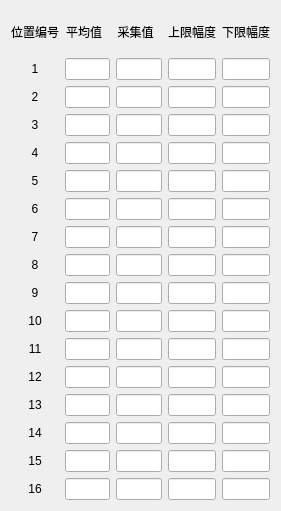
  <widget class="QWidget" name="layoutWidget">
   <property name="geometry">
    <rect>
     <x>20</x>
     <y>110</y>
     <width>281</width>
     <height>511</height>
    </rect>
   </property>
   <property name="font">
    <font>
     <pointsize>9</pointsize>
    </font>
   </property>
   <layout class="QGridLayout" name="gridLayout">
    <item row="15" column="3">
     <widget class="QLineEdit" name="le_UpperLimit_15">
      <property name="alignment">
       <set>Qt::AlignCenter</set>
      </property>
     </widget>
    </item>
    <item row="6" column="1">
     <widget class="QLineEdit" name="le_AverageValue_6">
      <property name="alignment">
       <set>Qt::AlignCenter</set>
      </property>
     </widget>
    </item>
    <item row="6" column="0">
     <widget class="QLabel" name="label_10">
      <property name="font">
       <font>
        <pointsize>9</pointsize>
       </font>
      </property>
      <property name="text">
       <string>6</string>
      </property>
      <property name="alignment">
       <set>Qt::AlignCenter</set>
      </property>
     </widget>
    </item>
    <item row="16" column="2">
     <widget class="QLineEdit" name="le_CollectVaule_16">
      <property name="alignment">
       <set>Qt::AlignCenter</set>
      </property>
     </widget>
    </item>
    <item row="15" column="1">
     <widget class="QLineEdit" name="le_AverageValue_15">
      <property name="alignment">
       <set>Qt::AlignCenter</set>
      </property>
     </widget>
    </item>
    <item row="12" column="4">
     <widget class="QLineEdit" name="le_DownLimit_12">
      <property name="alignment">
       <set>Qt::AlignCenter</set>
      </property>
     </widget>
    </item>
    <item row="7" column="4">
     <widget class="QLineEdit" name="le_DownLimit_7">
      <property name="alignment">
       <set>Qt::AlignCenter</set>
      </property>
     </widget>
    </item>
    <item row="11" column="1">
     <widget class="QLineEdit" name="le_AverageValue_11">
      <property name="alignment">
       <set>Qt::AlignCenter</set>
      </property>
     </widget>
    </item>
    <item row="7" column="0">
     <widget class="QLabel" name="label_11">
      <property name="font">
       <font>
        <pointsize>9</pointsize>
       </font>
      </property>
      <property name="text">
       <string>7</string>
      </property>
      <property name="alignment">
       <set>Qt::AlignCenter</set>
      </property>
     </widget>
    </item>
    <item row="11" column="2">
     <widget class="QLineEdit" name="le_CollectVaule_11">
      <property name="alignment">
       <set>Qt::AlignCenter</set>
      </property>
     </widget>
    </item>
    <item row="5" column="3">
     <widget class="QLineEdit" name="le_UpperLimit_5">
      <property name="alignment">
       <set>Qt::AlignCenter</set>
      </property>
     </widget>
    </item>
    <item row="7" column="2">
     <widget class="QLineEdit" name="le_CollectVaule_7">
      <property name="alignment">
       <set>Qt::AlignCenter</set>
      </property>
     </widget>
    </item>
    <item row="10" column="3">
     <widget class="QLineEdit" name="le_UpperLimit_10">
      <property name="alignment">
       <set>Qt::AlignCenter</set>
      </property>
     </widget>
    </item>
    <item row="13" column="3">
     <widget class="QLineEdit" name="le_UpperLimit_13">
      <property name="alignment">
       <set>Qt::AlignCenter</set>
      </property>
     </widget>
    </item>
    <item row="12" column="2">
     <widget class="QLineEdit" name="le_CollectVaule_12">
      <property name="alignment">
       <set>Qt::AlignCenter</set>
      </property>
     </widget>
    </item>
    <item row="8" column="4">
     <widget class="QLineEdit" name="le_DownLimit_8">
      <property name="alignment">
       <set>Qt::AlignCenter</set>
      </property>
     </widget>
    </item>
    <item row="11" column="3">
     <widget class="QLineEdit" name="le_UpperLimit_11">
      <property name="alignment">
       <set>Qt::AlignCenter</set>
      </property>
     </widget>
    </item>
    <item row="9" column="0">
     <widget class="QLabel" name="label_13">
      <property name="font">
       <font>
        <pointsize>9</pointsize>
       </font>
      </property>
      <property name="text">
       <string>9</string>
      </property>
      <property name="alignment">
       <set>Qt::AlignCenter</set>
      </property>
     </widget>
    </item>
    <item row="16" column="1">
     <widget class="QLineEdit" name="le_AverageValue_16">
      <property name="alignment">
       <set>Qt::AlignCenter</set>
      </property>
     </widget>
    </item>
    <item row="15" column="4">
     <widget class="QLineEdit" name="le_DownLimit_15">
      <property name="alignment">
       <set>Qt::AlignCenter</set>
      </property>
     </widget>
    </item>
    <item row="9" column="4">
     <widget class="QLineEdit" name="le_DownLimit_9">
      <property name="alignment">
       <set>Qt::AlignCenter</set>
      </property>
     </widget>
    </item>
    <item row="13" column="2">
     <widget class="QLineEdit" name="le_CollectVaule_13">
      <property name="alignment">
       <set>Qt::AlignCenter</set>
      </property>
     </widget>
    </item>
    <item row="10" column="0">
     <widget class="QLabel" name="label_14">
      <property name="font">
       <font>
        <pointsize>9</pointsize>
       </font>
      </property>
      <property name="text">
       <string>10</string>
      </property>
      <property name="alignment">
       <set>Qt::AlignCenter</set>
      </property>
     </widget>
    </item>
    <item row="16" column="0">
     <widget class="QLabel" name="label_20">
      <property name="font">
       <font>
        <pointsize>9</pointsize>
       </font>
      </property>
      <property name="text">
       <string>16</string>
      </property>
      <property name="alignment">
       <set>Qt::AlignCenter</set>
      </property>
     </widget>
    </item>
    <item row="6" column="4">
     <widget class="QLineEdit" name="le_DownLimit_6">
      <property name="alignment">
       <set>Qt::AlignCenter</set>
      </property>
     </widget>
    </item>
    <item row="16" column="3">
     <widget class="QLineEdit" name="le_UpperLimit_16">
      <property name="alignment">
       <set>Qt::AlignCenter</set>
      </property>
     </widget>
    </item>
    <item row="6" column="3">
     <widget class="QLineEdit" name="le_UpperLimit_6">
      <property name="alignment">
       <set>Qt::AlignCenter</set>
      </property>
     </widget>
    </item>
    <item row="9" column="3">
     <widget class="QLineEdit" name="le_UpperLimit_9">
      <property name="alignment">
       <set>Qt::AlignCenter</set>
      </property>
     </widget>
    </item>
    <item row="12" column="3">
     <widget class="QLineEdit" name="le_UpperLimit_12">
      <property name="alignment">
       <set>Qt::AlignCenter</set>
      </property>
     </widget>
    </item>
    <item row="14" column="2">
     <widget class="QLineEdit" name="le_CollectVaule_14">
      <property name="alignment">
       <set>Qt::AlignCenter</set>
      </property>
     </widget>
    </item>
    <item row="10" column="4">
     <widget class="QLineEdit" name="le_DownLimit_10">
      <property name="alignment">
       <set>Qt::AlignCenter</set>
      </property>
     </widget>
    </item>
    <item row="10" column="2">
     <widget class="QLineEdit" name="le_CollectVaule_10">
      <property name="alignment">
       <set>Qt::AlignCenter</set>
      </property>
     </widget>
    </item>
    <item row="12" column="0">
     <widget class="QLabel" name="label_16">
      <property name="font">
       <font>
        <pointsize>9</pointsize>
       </font>
      </property>
      <property name="text">
       <string>12</string>
      </property>
      <property name="alignment">
       <set>Qt::AlignCenter</set>
      </property>
     </widget>
    </item>
    <item row="13" column="0">
     <widget class="QLabel" name="label_17">
      <property name="font">
       <font>
        <pointsize>9</pointsize>
       </font>
      </property>
      <property name="text">
       <string>13</string>
      </property>
      <property name="alignment">
       <set>Qt::AlignCenter</set>
      </property>
     </widget>
    </item>
    <item row="7" column="3">
     <widget class="QLineEdit" name="le_UpperLimit_7">
      <property name="alignment">
       <set>Qt::AlignCenter</set>
      </property>
     </widget>
    </item>
    <item row="8" column="0">
     <widget class="QLabel" name="label_12">
      <property name="font">
       <font>
        <pointsize>9</pointsize>
       </font>
      </property>
      <property name="text">
       <string>8</string>
      </property>
      <property name="alignment">
       <set>Qt::AlignCenter</set>
      </property>
     </widget>
    </item>
    <item row="13" column="1">
     <widget class="QLineEdit" name="le_AverageValue_13">
      <property name="alignment">
       <set>Qt::AlignCenter</set>
      </property>
     </widget>
    </item>
    <item row="11" column="4">
     <widget class="QLineEdit" name="le_DownLimit_11">
      <property name="alignment">
       <set>Qt::AlignCenter</set>
      </property>
     </widget>
    </item>
    <item row="10" column="1">
     <widget class="QLineEdit" name="le_AverageValue_10">
      <property name="alignment">
       <set>Qt::AlignCenter</set>
      </property>
     </widget>
    </item>
    <item row="16" column="4">
     <widget class="QLineEdit" name="le_DownLimit_16">
      <property name="alignment">
       <set>Qt::AlignCenter</set>
      </property>
     </widget>
    </item>
    <item row="13" column="4">
     <widget class="QLineEdit" name="le_DownLimit_13">
      <property name="alignment">
       <set>Qt::AlignCenter</set>
      </property>
     </widget>
    </item>
    <item row="15" column="2">
     <widget class="QLineEdit" name="le_CollectVaule_15">
      <property name="alignment">
       <set>Qt::AlignCenter</set>
      </property>
     </widget>
    </item>
    <item row="8" column="3">
     <widget class="QLineEdit" name="le_UpperLimit_8">
      <property name="alignment">
       <set>Qt::AlignCenter</set>
      </property>
     </widget>
    </item>
    <item row="12" column="1">
     <widget class="QLineEdit" name="le_AverageValue_12">
      <property name="alignment">
       <set>Qt::AlignCenter</set>
      </property>
     </widget>
    </item>
    <item row="9" column="2">
     <widget class="QLineEdit" name="le_CollectVaule_9">
      <property name="alignment">
       <set>Qt::AlignCenter</set>
      </property>
     </widget>
    </item>
    <item row="14" column="1">
     <widget class="QLineEdit" name="le_AverageValue_14">
      <property name="alignment">
       <set>Qt::AlignCenter</set>
      </property>
     </widget>
    </item>
    <item row="5" column="4">
     <widget class="QLineEdit" name="le_DownLimit_5">
      <property name="alignment">
       <set>Qt::AlignCenter</set>
      </property>
     </widget>
    </item>
    <item row="7" column="1">
     <widget class="QLineEdit" name="le_AverageValue_7">
      <property name="alignment">
       <set>Qt::AlignCenter</set>
      </property>
     </widget>
    </item>
    <item row="8" column="2">
     <widget class="QLineEdit" name="le_CollectVaule_8">
      <property name="alignment">
       <set>Qt::AlignCenter</set>
      </property>
     </widget>
    </item>
    <item row="6" column="2">
     <widget class="QLineEdit" name="le_CollectVaule_6">
      <property name="alignment">
       <set>Qt::AlignCenter</set>
      </property>
     </widget>
    </item>
    <item row="9" column="1">
     <widget class="QLineEdit" name="le_AverageValue_9">
      <property name="alignment">
       <set>Qt::AlignCenter</set>
      </property>
     </widget>
    </item>
    <item row="8" column="1">
     <widget class="QLineEdit" name="le_AverageValue_8">
      <property name="alignment">
       <set>Qt::AlignCenter</set>
      </property>
     </widget>
    </item>
    <item row="14" column="4">
     <widget class="QLineEdit" name="le_DownLimit_14">
      <property name="alignment">
       <set>Qt::AlignCenter</set>
      </property>
     </widget>
    </item>
    <item row="11" column="0">
     <widget class="QLabel" name="label_15">
      <property name="font">
       <font>
        <pointsize>9</pointsize>
       </font>
      </property>
      <property name="text">
       <string>11</string>
      </property>
      <property name="alignment">
       <set>Qt::AlignCenter</set>
      </property>
     </widget>
    </item>
    <item row="14" column="0">
     <widget class="QLabel" name="label_18">
      <property name="font">
       <font>
        <pointsize>9</pointsize>
       </font>
      </property>
      <property name="text">
       <string>14</string>
      </property>
      <property name="alignment">
       <set>Qt::AlignCenter</set>
      </property>
     </widget>
    </item>
    <item row="14" column="3">
     <widget class="QLineEdit" name="le_UpperLimit_14">
      <property name="alignment">
       <set>Qt::AlignCenter</set>
      </property>
     </widget>
    </item>
    <item row="15" column="0">
     <widget class="QLabel" name="label_19">
      <property name="font">
       <font>
        <pointsize>9</pointsize>
       </font>
      </property>
      <property name="text">
       <string>15</string>
      </property>
      <property name="alignment">
       <set>Qt::AlignCenter</set>
      </property>
     </widget>
    </item>
    <item row="2" column="4">
     <widget class="QLineEdit" name="le_DownLimit_2">
      <property name="alignment">
       <set>Qt::AlignCenter</set>
      </property>
     </widget>
    </item>
    <item row="3" column="2">
     <widget class="QLineEdit" name="le_CollectVaule_3">
      <property name="alignment">
       <set>Qt::AlignCenter</set>
      </property>
     </widget>
    </item>
    <item row="0" column="4">
     <widget class="QLabel" name="label_5">
      <property name="font">
       <font>
        <pointsize>9</pointsize>
       </font>
      </property>
      <property name="text">
       <string>下限幅度</string>
      </property>
      <property name="alignment">
       <set>Qt::AlignCenter</set>
      </property>
     </widget>
    </item>
    <item row="1" column="3">
     <widget class="QLineEdit" name="le_UpperLimit_1">
      <property name="alignment">
       <set>Qt::AlignCenter</set>
      </property>
     </widget>
    </item>
    <item row="1" column="4">
     <widget class="QLineEdit" name="le_DownLimit_1">
      <property name="alignment">
       <set>Qt::AlignCenter</set>
      </property>
     </widget>
    </item>
    <item row="3" column="1">
     <widget class="QLineEdit" name="le_AverageValue_3">
      <property name="alignment">
       <set>Qt::AlignCenter</set>
      </property>
     </widget>
    </item>
    <item row="4" column="0">
     <widget class="QLabel" name="label_8">
      <property name="font">
       <font>
        <pointsize>9</pointsize>
       </font>
      </property>
      <property name="text">
       <string>4</string>
      </property>
      <property name="alignment">
       <set>Qt::AlignCenter</set>
      </property>
     </widget>
    </item>
    <item row="5" column="1">
     <widget class="QLineEdit" name="le_AverageValue_5">
      <property name="alignment">
       <set>Qt::AlignCenter</set>
      </property>
     </widget>
    </item>
    <item row="4" column="4">
     <widget class="QLineEdit" name="le_DownLimit_4">
      <property name="alignment">
       <set>Qt::AlignCenter</set>
      </property>
     </widget>
    </item>
    <item row="1" column="0">
     <widget class="QLabel" name="label">
      <property name="font">
       <font>
        <pointsize>9</pointsize>
       </font>
      </property>
      <property name="text">
       <string>1</string>
      </property>
      <property name="alignment">
       <set>Qt::AlignCenter</set>
      </property>
     </widget>
    </item>
    <item row="5" column="0">
     <widget class="QLabel" name="label_9">
      <property name="font">
       <font>
        <pointsize>9</pointsize>
       </font>
      </property>
      <property name="text">
       <string>5</string>
      </property>
      <property name="alignment">
       <set>Qt::AlignCenter</set>
      </property>
     </widget>
    </item>
    <item row="4" column="3">
     <widget class="QLineEdit" name="le_UpperLimit_4">
      <property name="alignment">
       <set>Qt::AlignCenter</set>
      </property>
     </widget>
    </item>
    <item row="0" column="1">
     <widget class="QLabel" name="label_2">
      <property name="font">
       <font>
        <pointsize>9</pointsize>
       </font>
      </property>
      <property name="text">
       <string>平均值  </string>
      </property>
      <property name="alignment">
       <set>Qt::AlignCenter</set>
      </property>
     </widget>
    </item>
    <item row="1" column="2">
     <widget class="QLineEdit" name="le_CollectVaule_1">
      <property name="alignment">
       <set>Qt::AlignCenter</set>
      </property>
     </widget>
    </item>
    <item row="1" column="1">
     <widget class="QLineEdit" name="le_AverageValue_1">
      <property name="alignment">
       <set>Qt::AlignCenter</set>
      </property>
     </widget>
    </item>
    <item row="2" column="0">
     <widget class="QLabel" name="label_6">
      <property name="font">
       <font>
        <pointsize>9</pointsize>
       </font>
      </property>
      <property name="text">
       <string>2</string>
      </property>
      <property name="alignment">
       <set>Qt::AlignCenter</set>
      </property>
     </widget>
    </item>
    <item row="0" column="0">
     <widget class="QLabel" name="label_21">
      <property name="font">
       <font>
        <pointsize>9</pointsize>
       </font>
      </property>
      <property name="text">
       <string>位置编号</string>
      </property>
      <property name="alignment">
       <set>Qt::AlignCenter</set>
      </property>
     </widget>
    </item>
    <item row="5" column="2">
     <widget class="QLineEdit" name="le_CollectVaule_5">
      <property name="alignment">
       <set>Qt::AlignCenter</set>
      </property>
     </widget>
    </item>
    <item row="0" column="2">
     <widget class="QLabel" name="label_3">
      <property name="font">
       <font>
        <pointsize>9</pointsize>
       </font>
      </property>
      <property name="text">
       <string>采集值  </string>
      </property>
      <property name="alignment">
       <set>Qt::AlignCenter</set>
      </property>
     </widget>
    </item>
    <item row="3" column="4">
     <widget class="QLineEdit" name="le_DownLimit_3">
      <property name="alignment">
       <set>Qt::AlignCenter</set>
      </property>
     </widget>
    </item>
    <item row="0" column="3">
     <widget class="QLabel" name="label_4">
      <property name="font">
       <font>
        <pointsize>9</pointsize>
       </font>
      </property>
      <property name="text">
       <string>上限幅度</string>
      </property>
      <property name="alignment">
       <set>Qt::AlignCenter</set>
      </property>
     </widget>
    </item>
    <item row="2" column="2">
     <widget class="QLineEdit" name="le_CollectVaule_2">
      <property name="alignment">
       <set>Qt::AlignCenter</set>
      </property>
     </widget>
    </item>
    <item row="2" column="3">
     <widget class="QLineEdit" name="le_UpperLimit_2">
      <property name="alignment">
       <set>Qt::AlignCenter</set>
      </property>
     </widget>
    </item>
    <item row="4" column="1">
     <widget class="QLineEdit" name="le_AverageValue_4">
      <property name="alignment">
       <set>Qt::AlignCenter</set>
      </property>
     </widget>
    </item>
    <item row="3" column="3">
     <widget class="QLineEdit" name="le_UpperLimit_3">
      <property name="alignment">
       <set>Qt::AlignCenter</set>
      </property>
     </widget>
    </item>
    <item row="4" column="2">
     <widget class="QLineEdit" name="le_CollectVaule_4">
      <property name="alignment">
       <set>Qt::AlignCenter</set>
      </property>
     </widget>
    </item>
    <item row="3" column="0">
     <widget class="QLabel" name="label_7">
      <property name="font">
       <font>
        <pointsize>9</pointsize>
       </font>
      </property>
      <property name="text">
       <string>3</string>
      </property>
      <property name="alignment">
       <set>Qt::AlignCenter</set>
      </property>
     </widget>
    </item>
    <item row="2" column="1">
     <widget class="QLineEdit" name="le_AverageValue_2">
      <property name="alignment">
       <set>Qt::AlignCenter</set>
      </property>
     </widget>
    </item>
   </layout>
  </widget>
